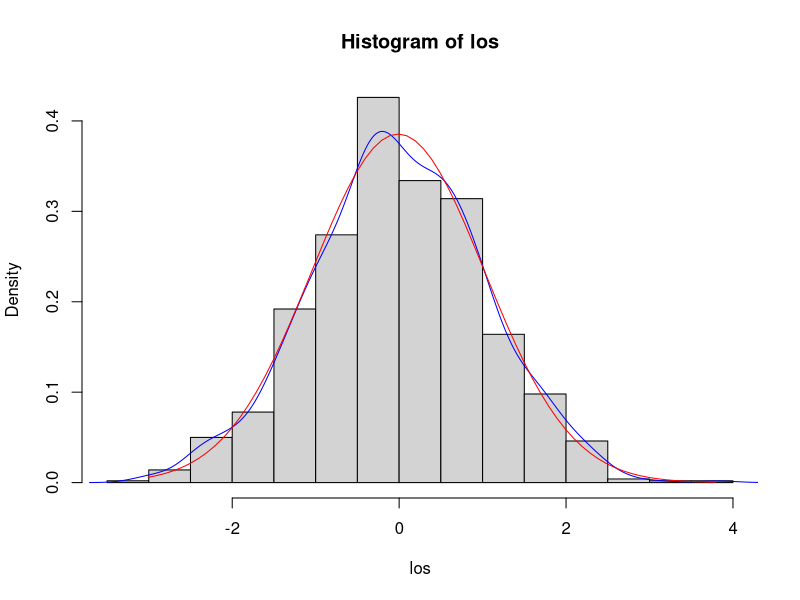
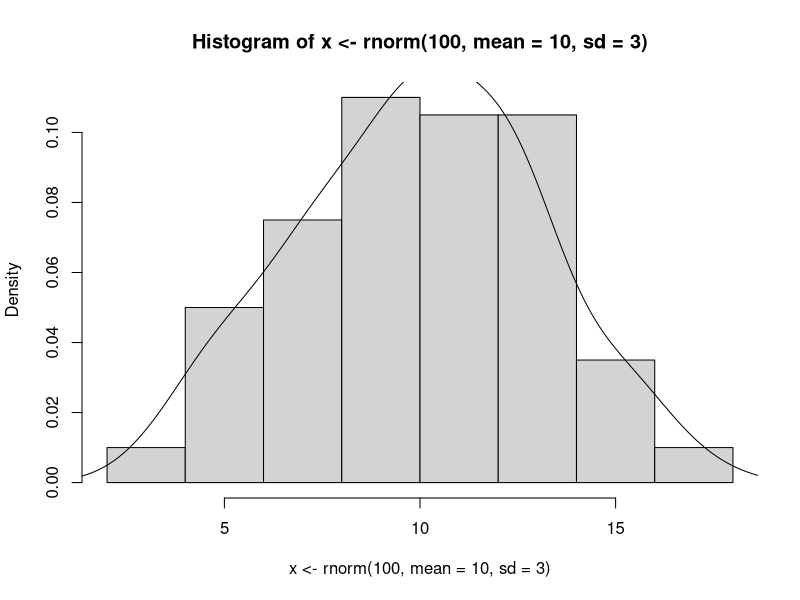
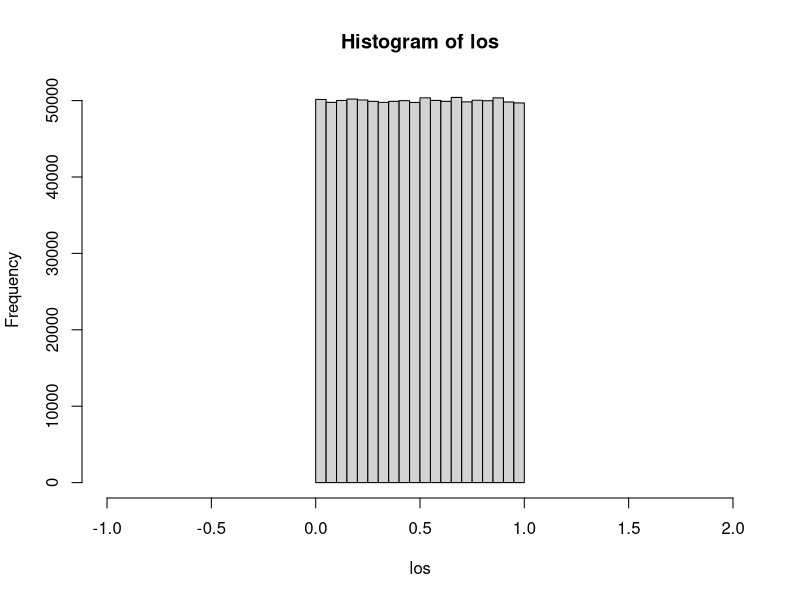

Recreate these plots in R, in order.
# Statystyczne Reguły Decyzyjne
# Łukasz Kraiński lukasz.krainski123@gmail.com
# Ćwiczenia 1

# http://www.cyclismo.org/tutorial/R/
# https://cran.r-project.org/doc/manuals/r-release/R-intro.pdf
# https://www.datacamp.com/courses/free-introduction-to-r
# https://www.edx.org/course/introduction-r-data-science-microsoft-dat204x-3

#### Plan ####

# Pomoc
# Wektory 1x1 [skalary]
# Wektory
# Macierze
# Listy/ramki danych

#### Pomoc ####

help("plot")
?plot

help.search('linear model')
??'linear model'

RSiteSearch('linear model') #szukanie na stronie R

#### Wektory 1x1 [skalary] ####

number <- 145
number

number2 <- 359
number2
number2 <- 433
number2

next_number <- number^2
next_number
number3 <- (number2*3 + 532)/5
number3

(34+93)/14.5

ls() #zawartość środowiska
rm(number) #usuwanie obiektu
rm(number2,next_number,number3) #usuwanie listy obiektów

#### Wektory ####

my_first_vector <- c(4,7,23.5,76.2,80)
my_first_vector
length(my_first_vector) #długość wektora
mode(my_first_vector) #typ lub zawartość wektora

vector_strings<-c(4,7.5,25,72,80,"word")
vector_strings
mode(vector_strings)
vector_strings[2]
vector_strings[1]<-'hello world'
vector_strings

vector_with_missing_value<-c(1,23,NA,444)
vector_with_missing_value
mode(vector_with_missing_value)
vector_logical<-c(T,F,NA,TRUE,FALSE)
vector_logical
mode(vector_logical)

new_vector<-vector() #pusty wektor
new_vector
length(new_vector)
new_vector[2]<-45
new_vector
length(new_vector)
new_vector[5]
new_vector[4]<-4
new_vector

overwrite_vector<-c(124,4,2,5,45,76,45)
overwrite_vector
overwrite_vector<-c(overwrite_vector[5],overwrite_vector[2])
overwrite_vector

## Operacje na wektorach ##

v<-c(4,36,6,2,6,5,6,2,4.6)
k<-sqrt(v) #pierwiastek kwadratowy
k
sort(v) #sortowanie
length(v)
unique(v) #unikalne wartości
length(unique(v))
sort(unique(v))

v1<-c(5,5.5,2)
v2<-c(3,12,5.2)
v1+v2

v1<-c(1,2,3,4)
v2<-c(10,100)
v1+v2

v1<-c(3,4,5,6,7)
2*v1

## Czynniki ##

gender<-c('f','m','f','f','m','f','f','m','f','f')
gender

gender<-factor(gender)
gender

gender2<-factor(c('f','f','f','f','f'),levels=c('f','m'))
gender2

table(gender) #cz?sto?ci

age<-factor(c('>18','<18','<18','<18','<18','>18','>18','>18','>18','>18'))
age
length(age)

t<-table(gender,age)
t
prop.table(t) #

margin.table(t,1)
margin.table(t,2)

prop.table(t,1)
prop.table(t,2)

## Sekwencje ##

counter<-1:10
counter

10:0

seq(-1,1,0.1)

seq(from=-1,to=1,length=21)
seq(length=21,from=-1,by=0.1)

rep(1,5)
rep('hello',3)
rep(1:2,3)
rep(1:2,each=3)

## Liczy losowe ##

set.seed(1) #ziarno
los<-rnorm(1000) #generowanie 1000 losowych realizacji
hist(los,freq=0) #histogram
lines(density(los),col="blue") #krzywa gęstości
x=seq(from=min(los),to=max(los),by=0.1)
mean(los) #średnia
sd(los) #odchylenie standardowe
value.f.density=dnorm(x,mean=mean(los),sd=sd(los))
lines(x,value.f.density,col="red")

hist(x<-rnorm(100,mean=10,sd=3),freq=0)
lines(density(x))

los<-runif(10^6)
hist(los,xlim=c(-1,2))

## Indeksowanie, filtrowanie ##

x<-c(40,0,-43,44,-61,465,9502,-56)
x>0
x[x>0]
x[x<=-52|x > 55]
x[x>33&x < 111]
x[c(7,4,6)]
x[1:5]
y<-c(1,3)
y
x[y]

x[-1]
x[-c(4,6)]
x[-(1:3)]

age<-c(18,20,33,22)
names(age)<-c('Anna','Adam','Carol','John')
age

age2<-c(Anna=18,Adam=20,Karol=33,Franek=22)
age2
age==age2
all(age==age2)

age['Adam']
age[c('John','Adam')]
age2['Anna']=19
age==age2
all(age==age2)
any(age==age2)
age!=age2
any(age!=age2)

#### Macierze ####

sequence_numbers<-c(5,3,6,7,3,4,6,2,8,3)
sequence_numbers
length(sequence_numbers)
dim(sequence_numbers)
dim(sequence_numbers)<-c(2,5)
sequence_numbers

matrix1<-matrix(c(5,3,6,7,3,4,6,2,8,3),2,5)
matrix1

matrix1==sequence_numbers
all(matrix1==sequence_numbers)

matrix2<-matrix(c(5,3,6,7,3,4,6,2,8,3),2,5,byrow=TRUE)
matrix2

matrix2[2,3]
matrix2[-2,1]
matrix2[1,-c(3,5)]
matrix2[1,]

is.matrix(matrix2)
is.matrix(matrix2[,4])
is.vector(matrix2[,4])

matrix2[1,,drop=F]
is.matrix(matrix2[1,,drop=F])
matrix2[,4,drop=F]
is.matrix(matrix2[,4,drop=F])

matrix1<-matrix(c(4,2,6,7,3,4,5,1,7,2),2,5)
matrix1
cbind(c(4,7),matrix1[,4])
matrix2<-matrix(rep(1,20),4,5)
matrix2
matrix3<-rbind(matrix1[1,],matrix2[3,])
matrix3

array3D<-array(1:24,dim=c(4,3,2)) #macierz 3D
array3D
array3D[1,3,2]
array3D[1,,2]
array3D[4,3,]
array3D[c(2,3),,-2]

matrix1
matrix1*3
matrix2<-matrix(c(12,4,3,2,3,65,32,7,4,78),2,5)
matrix2
matrix1+matrix2 #dodawanie macierzy
matrix1*matrix2
t(matrix2) #transponowanie
matrix1%*%t(matrix2) #mnożenie

#### Listy/ramki danych ####
## Listy ##
student<-list(index=12345,name="Artur",marks=c(MO=4.5,SwAK=5,AM2=NA))
student
names(student)
attributes(student)

student$index
student$marks
student[1]
student[3]
student[[1]]
student[[3]]
mode(student[1])
mode(student[[1]])

names(student)<-c('id','firstname','grades')
student

student$parents<-c("Barbara","Marek")
student

length(student)
names(student)

student[-3]

other_info<-list(age=24,gender='M')
new.list<-c(student,other_info)
new.list

## Ramki danych ##
data_set<-data.frame(id=1:4,
 name=c('Alex','Jacob','Mike','May'),
 average=c(4.93,4.3,4.6,4.7))

data_set
data_set[1,2]
data_set$name
is.factor(data_set$name)

data_set[data_set$average>4.4,]
data_set[data_set$name=='Jacob','average']
data_set[data_set$id>=2,c('name','average')]

attach(data_set)
data_set[name=='May',]
average

subset(data_set,average>4.4)

nrow(data_set)
ncol(data_set)
dim(data_set)

names(data_set)
head(data_set)
tail(data_set)
